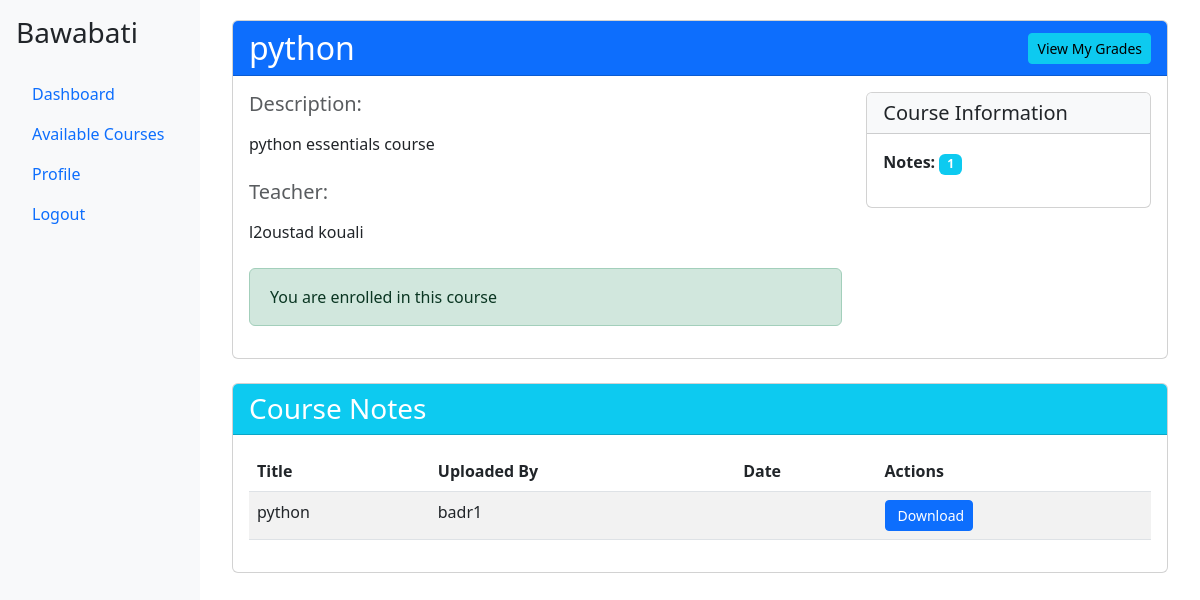
/api/courses/1/ (signed in), run on the app's committed database.
### bawabati_app/models.py (models this page shows, shortened)
class Course(models.Model):
    title = models.CharField(max_length=200)
    description = models.TextField()
    assigned_teacher = models.ForeignKey(User, on_delete=models.CASCADE, limit_choices_to={'userprofile__role': 'teacher'})
    students = models.ManyToManyField(User, through='Enrollment', related_name='enrolled_courses', limit_choices_to={'userprofile__role': 'student'})
    created_at = models.DateTimeField(auto_now_add=True)
    updated_at = models.DateTimeField(auto_now=True)
    specialisation = models.CharField(max_length=100, blank=True)
    capacity = models.PositiveIntegerField(default=30)  # Or whatever default you want
    end_date = models.DateField(default=get_default_end_date)
    start_date=models.DateTimeField(auto_now_add=True)

class Note(models.Model):
    title = models.CharField(max_length=200)
    file = models.FileField(upload_to='notes/', blank=True, null=True)
    course = models.ForeignKey(Course, on_delete=models.CASCADE, related_name='notes')
    uploaded_by = models.ForeignKey(User, on_delete=models.CASCADE)
    content = models.TextField()  # longtext in MySQL maps to TextField in Django
    created_at = models.DateTimeField(auto_now_add=True)
    updated_at = models.DateTimeField(auto_now=True)

### bawabati_app/views.py (the view)
# urls.py: path('courses/<int:pk>/', views.CourseDetailView.as_view(), name='course_detail'),
class CourseDetailView(LoginRequiredMixin, DetailView):
    model = Course
    template_name = 'bawabati_app/course_detail.html'
    def get_context_data(self, **kwargs):
        context = super().get_context_data(**kwargs)
        course = self.get_object()
        if is_admin(self.request.user) or is_teacher(self.request.user):
            context['enrolled_students'] = Enrollment.objects.filter(course=course)
        if is_student(self.request.user):
            context['is_enrolled'] = Enrollment.objects.filter(
                student=self.request.user,
                course=course
            ).exists()
        context['notes'] = Note.objects.filter(course=course)
        return context

### bawabati_app/views.py (called while the page is built)
def is_admin(user):
    return hasattr(user, 'userprofile') and user.userprofile.role == 'admin'

def is_teacher(user):
    return hasattr(user, 'userprofile') and user.userprofile.role == 'teacher'

def is_student(user):
    return hasattr(user, 'userprofile') and user.userprofile.role == 'student'

### bawabati_app/templates/bawabati_app/course_detail.html (shortened to what this page needs)
{% extends "bawabati_app/base.html" %}
{% block content %}
<div class="container-fluid">
    <div class="card mb-4">
        <div class="card-header bg-primary text-white">
            <div class="d-flex justify-content-between align-items-center">
                <h2 class="mb-0">{{ course.title }}</h2>
                <div>
                    {% if user.userprofile.role == 'student' %}
                        <a href="{% url 'view_grades' course.id %}" class="btn btn-info btn-sm">
                             View My Grades
                        </a>
                    {% endif %}
                </div>
            </div>
        </div>
        <div class="card-body">
            <div class="row">
                <div class="col-md-8">
                    <h5 class="text-muted mb-3">Description:</h5>
                    <p>{{ course.description }}</p>
                    <h5 class="text-muted mt-4 mb-3">Teacher:</h5>
                    <p>{{ course.assigned_teacher.get_full_name|default:course.assigned_teacher.username }}</p>
                    {% if user.userprofile.role == 'student' %}
                        {% if not is_enrolled %}
                            <div class="mt-4">
                                <form method="post" action="{% url 'enroll_course' course.id %}">
                                    {% csrf_token %}
                                    <button type="submit" class="btn btn-success">
                                        <i class="fas fa-user-plus me-1"></i> Enroll in this Course
                                    </button>
                                </form>
                            </div>
                        {% else %}
                            <div class="mt-4">
                                <div class="alert alert-success">
                                     You are enrolled in this course
                                </div>
                            </div>
                        {% endif %}
                    {% endif %}
                </div>
                <div class="col-md-4">
                    <div class="card">
                        <div class="card-header bg-light">
                            <h5 class="mb-0">Course Information</h5>
                        </div>
                        <div class="card-body">
                            <p>
                                <strong>Notes:</strong>
                                <span class="badge bg-info">{{ notes.count }}</span>
                            </p>
                        </div>
                    </div>
                </div>
            </div>
        </div>
    </div>
    <div class="card mb-4">
        <div class="card-header bg-info text-white">
            <h3 class="card-title mb-0">Course Notes</h3>
        </div>
        <div class="card-body">
            {% if notes %}
            <div class="table-responsive">
                <table class="table table-striped">
                    <thead>
                        <tr>
                            <th>Title</th>
                            <th>Uploaded By</th>
                            <th>Date</th>
                            <th>Actions</th>
                        </tr>
                    </thead>
                    <tbody>
                        {% for note in notes %}
                        <tr>
                            <td>{{ note.title }}</td>
                            <td>{{ note.uploaded_by.get_full_name|default:note.uploaded_by.username }}</td>
                            <td>{{ note.upload_date|date:"M d, Y" }}</td>
                            <td>
                                <a href="{{ note.file.url }}" class="btn btn-sm btn-primary" download>
                                     Download
                                </a>
                            </td>
                        </tr>
                        {% endfor %}
                    </tbody>
                </table>
            </div>
            {% endif %}
        </div>
    </div>
</div>
{% endblock %}

### data on the page
Course: title "python", description "python essentials course", assigned_teacher.get_full_name "l2oustad kouali"
Note: title "python", uploaded_by.get_full_name "badr1"

### other printed values
{{ notes.count }} "1"
